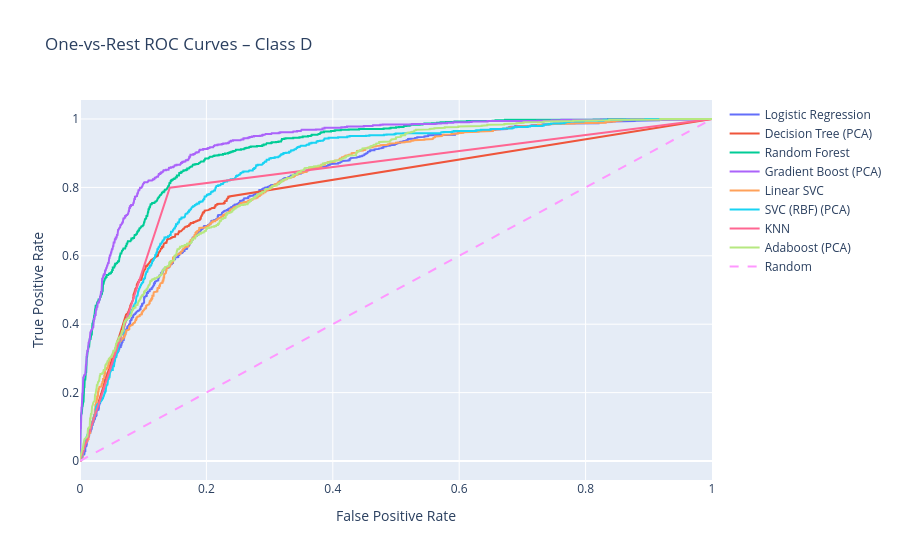
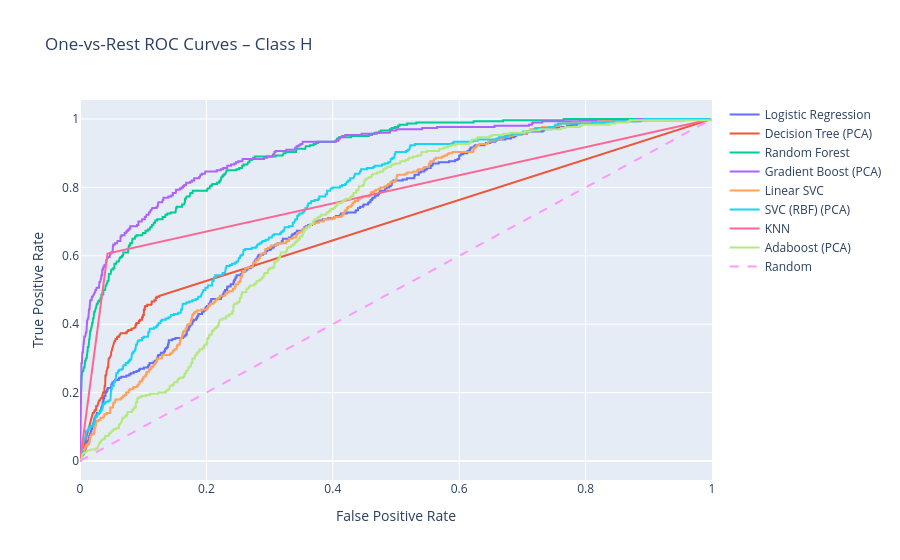
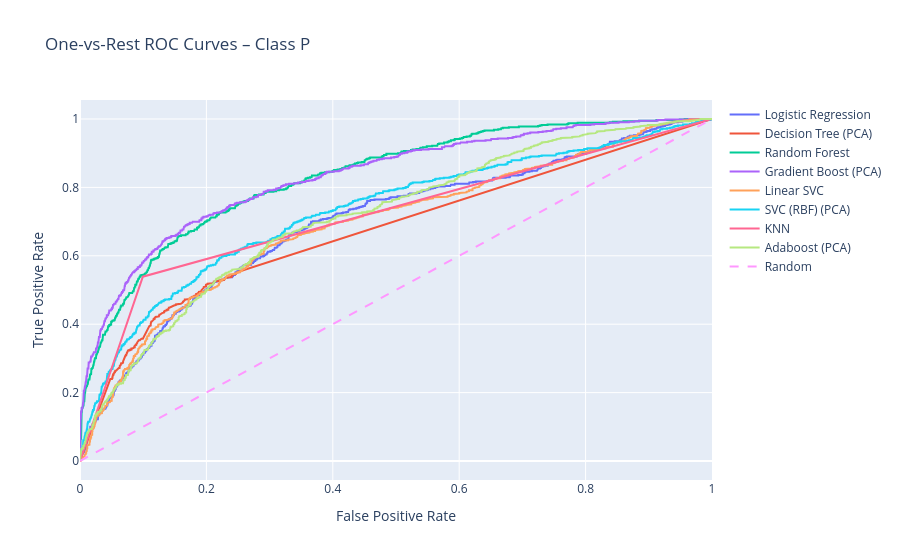
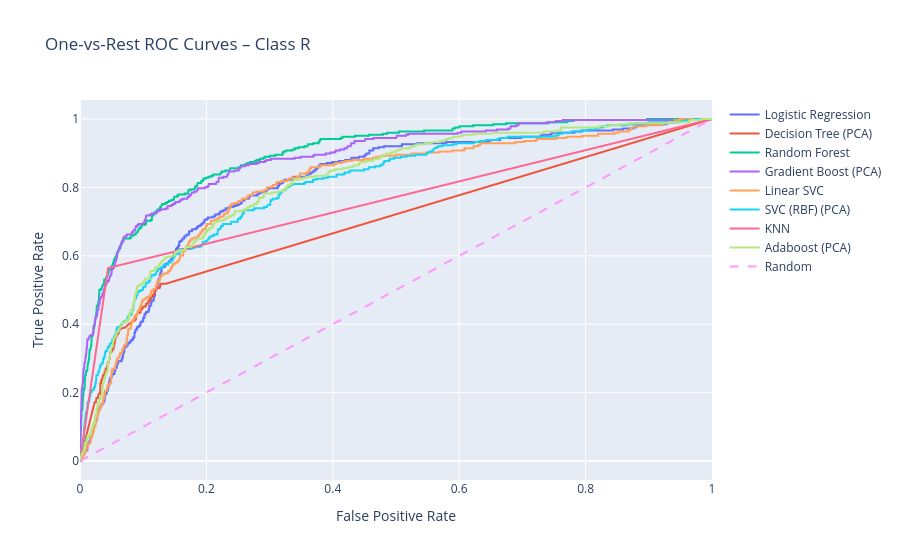

Write notebook code for charts like these, in order.
### Code cell
plot_per_class_roc(results, classes)

### Figure 1 — Plotly figure (JSON) as saved in the notebook; plotly's stock layout.template omitted (floating-point values rounded to 4 significant figures; data arrays with more than 128 entries replaced by an {"elided": "..."} marker saying what was removed)
{"data": [{"mode": "lines", "name": "Logistic Regression", "type": "scatter", "x": {"elided": "904 float values"}, "y": {"elided": "904 float values"}}, {"mode": "lines", "name": "Decision Tree (PCA)", "type": "scatter", "x": {"elided": "299 float values"}, "y": {"elided": "299 float values"}}, {"mode": "lines", "name": "Random Forest", "type": "scatter", "x": {"elided": "621 float values"}, "y": {"elided": "621 float values"}}, {"mode": "lines", "name": "Gradient Boost (PCA)", "type": "scatter", "x": {"elided": "552 float values"}, "y": {"elided": "552 float values"}}, {"mode": "lines", "name": "Linear SVC", "type": "scatter", "x": {"elided": "893 float values"}, "y": {"elided": "893 float values"}}, {"mode": "lines", "name": "SVC (RBF) (PCA)", "type": "scatter", "x": {"elided": "791 float values"}, "y": {"elided": "791 float values"}}, {"mode": "lines", "name": "KNN", "type": "scatter", "x": [0.0, 0.1421, 1.0], "y": [0.0, 0.7993, 1.0]}, {"mode": "lines", "name": "Adaboost (PCA)", "type": "scatter", "x": {"elided": "909 float values"}, "y": {"elided": "909 float values"}}, {"line": {"dash": "dash"}, "mode": "lines", "name": "Random", "type": "scatter", "x": [0, 1], "y": [0, 1]}], "layout": {"title": {"text": "One-vs-Rest ROC Curves – Class D"}, "xaxis": {"title": {"text": "False Positive Rate"}}, "yaxis": {"title": {"text": "True Positive Rate"}}}}

### Figure 2 — Plotly figure (JSON) as saved in the notebook; plotly's stock layout.template omitted (floating-point values rounded to 4 significant figures; data arrays with more than 128 entries replaced by an {"elided": "..."} marker saying what was removed)
{"data": [{"mode": "lines", "name": "Logistic Regression", "type": "scatter", "x": {"elided": "516 float values"}, "y": {"elided": "516 float values"}}, {"mode": "lines", "name": "Decision Tree (PCA)", "type": "scatter", "x": {"elided": "151 float values"}, "y": {"elided": "151 float values"}}, {"mode": "lines", "name": "Random Forest", "type": "scatter", "x": {"elided": "367 float values"}, "y": {"elided": "367 float values"}}, {"mode": "lines", "name": "Gradient Boost (PCA)", "type": "scatter", "x": {"elided": "326 float values"}, "y": {"elided": "326 float values"}}, {"mode": "lines", "name": "Linear SVC", "type": "scatter", "x": {"elided": "519 float values"}, "y": {"elided": "519 float values"}}, {"mode": "lines", "name": "SVC (RBF) (PCA)", "type": "scatter", "x": {"elided": "495 float values"}, "y": {"elided": "495 float values"}}, {"mode": "lines", "name": "KNN", "type": "scatter", "x": [0.0, 0.04358, 1.0], "y": [0.0, 0.6067, 1.0]}, {"mode": "lines", "name": "Adaboost (PCA)", "type": "scatter", "x": {"elided": "656 float values"}, "y": {"elided": "656 float values"}}, {"line": {"dash": "dash"}, "mode": "lines", "name": "Random", "type": "scatter", "x": [0, 1], "y": [0, 1]}], "layout": {"title": {"text": "One-vs-Rest ROC Curves – Class H"}, "xaxis": {"title": {"text": "False Positive Rate"}}, "yaxis": {"title": {"text": "True Positive Rate"}}}}

### Figure 3 — Plotly figure (JSON) as saved in the notebook; plotly's stock layout.template omitted (floating-point values rounded to 4 significant figures; data arrays with more than 128 entries replaced by an {"elided": "..."} marker saying what was removed)
{"data": [{"mode": "lines", "name": "Logistic Regression", "type": "scatter", "x": {"elided": "902 float values"}, "y": {"elided": "902 float values"}}, {"mode": "lines", "name": "Decision Tree (PCA)", "type": "scatter", "x": {"elided": "271 float values"}, "y": {"elided": "271 float values"}}, {"mode": "lines", "name": "Random Forest", "type": "scatter", "x": {"elided": "718 float values"}, "y": {"elided": "718 float values"}}, {"mode": "lines", "name": "Gradient Boost (PCA)", "type": "scatter", "x": {"elided": "694 float values"}, "y": {"elided": "694 float values"}}, {"mode": "lines", "name": "Linear SVC", "type": "scatter", "x": {"elided": "887 float values"}, "y": {"elided": "887 float values"}}, {"mode": "lines", "name": "SVC (RBF) (PCA)", "type": "scatter", "x": {"elided": "852 float values"}, "y": {"elided": "852 float values"}}, {"mode": "lines", "name": "KNN", "type": "scatter", "x": [0.0, 0.09944, 1.0], "y": [0.0, 0.539, 1.0]}, {"mode": "lines", "name": "Adaboost (PCA)", "type": "scatter", "x": {"elided": "1035 float values"}, "y": {"elided": "1035 float values"}}, {"line": {"dash": "dash"}, "mode": "lines", "name": "Random", "type": "scatter", "x": [0, 1], "y": [0, 1]}], "layout": {"title": {"text": "One-vs-Rest ROC Curves – Class P"}, "xaxis": {"title": {"text": "False Positive Rate"}}, "yaxis": {"title": {"text": "True Positive Rate"}}}}

### Figure 4 — Plotly figure (JSON) as saved in the notebook; plotly's stock layout.template omitted (floating-point values rounded to 4 significant figures; data arrays with more than 128 entries replaced by an {"elided": "..."} marker saying what was removed)
{"data": [{"mode": "lines", "name": "Logistic Regression", "type": "scatter", "x": {"elided": "513 float values"}, "y": {"elided": "513 float values"}}, {"mode": "lines", "name": "Decision Tree (PCA)", "type": "scatter", "x": {"elided": "159 float values"}, "y": {"elided": "159 float values"}}, {"mode": "lines", "name": "Random Forest", "type": "scatter", "x": {"elided": "396 float values"}, "y": {"elided": "396 float values"}}, {"mode": "lines", "name": "Gradient Boost (PCA)", "type": "scatter", "x": {"elided": "386 float values"}, "y": {"elided": "386 float values"}}, {"mode": "lines", "name": "Linear SVC", "type": "scatter", "x": {"elided": "483 float values"}, "y": {"elided": "483 float values"}}, {"mode": "lines", "name": "SVC (RBF) (PCA)", "type": "scatter", "x": {"elided": "468 float values"}, "y": {"elided": "468 float values"}}, {"mode": "lines", "name": "KNN", "type": "scatter", "x": [0.0, 0.04439, 1.0], "y": [0.0, 0.5644, 1.0]}, {"mode": "lines", "name": "Adaboost (PCA)", "type": "scatter", "x": {"elided": "684 float values"}, "y": {"elided": "684 float values"}}, {"line": {"dash": "dash"}, "mode": "lines", "name": "Random", "type": "scatter", "x": [0, 1], "y": [0, 1]}], "layout": {"title": {"text": "One-vs-Rest ROC Curves – Class R"}, "xaxis": {"title": {"text": "False Positive Rate"}}, "yaxis": {"title": {"text": "True Positive Rate"}}}}
